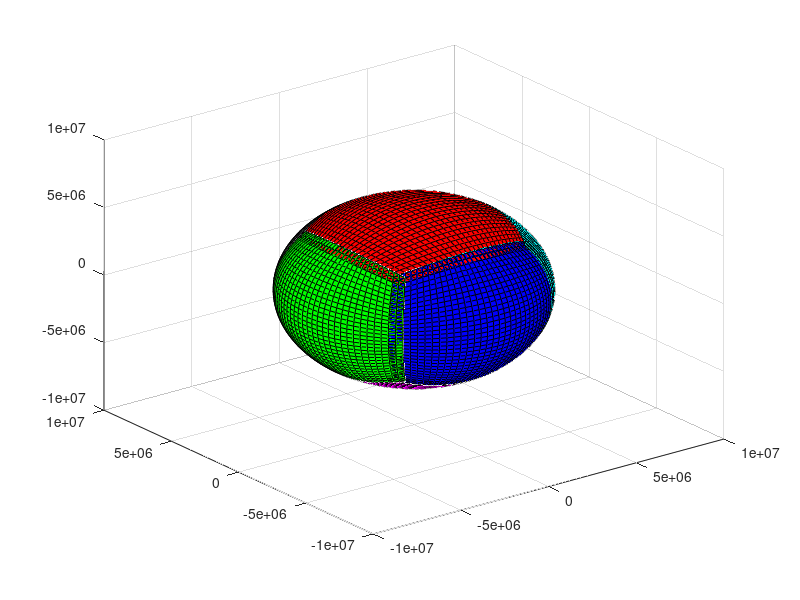

Here is the MATLAB script that generated this plot:
clc
clear

ndx       = 31;
dlambda   = 3;
dtheta    = 3;

projection= 'Equiangular'; % Choose from 'Equidistant' or 'Equiangular'

R         = 6371229.0;
d2r       = pi/180;

dlambda   = dlambda*d2r;
dtheta    = dtheta *d2r;

a         = R/sqrt(3); % Length of the cubic edges

if strcmp(projection,'Equidistant')
    % Equidistant
    dx        = 2 * a / ndx;
    x         = -a:dx:a;
    y         = x;
elseif strcmp(projection,'Equiangular')
    % Equiangular
    lambda      = -pi/4-dlambda:dlambda:pi/4+dlambda;
    theta       = -pi/4-dtheta :dtheta :pi/4+dtheta;
    x           = a*tan(lambda);
    y           = a*tan(theta );
end

nx        = size(x,2);
ny        = size(y,2);
a_matrix  = ones(nx,ny)*a;

x         = repmat(x,ny,1);
y         = repmat(y,nx,1)';

r         = sqrt(a_matrix.^2 + x.^2 + y.^2);

cart_coord(1,:,:) = R./r.*a_matrix;
cart_coord(2,:,:) = R./r.*x;
cart_coord(3,:,:) = R./r.*y;

% face 1
X1         = squeeze(cart_coord(1,:,:));
Y1         = squeeze(cart_coord(2,:,:));
Z1         = squeeze(cart_coord(3,:,:));

xx1      = a*Y1./X1;
yy1      = a*Z1./X1;

ghost_X1l = X1(:,1);
ghost_Y1l = Y1(:,1);
ghost_Z1l = Z1(:,1);
ghost_X1r = X1(:,end);
ghost_Y1r = Y1(:,end);
ghost_Z1r = Z1(:,end);
ghost_X1t = X1(end,:);
ghost_Y1t = Y1(end,:);
ghost_Z1t = Z1(end,:);
ghost_X1b = X1(1,:);
ghost_Y1b = Y1(1,:);
ghost_Z1b = Z1(1,:);

ghost_x14 = -a*ghost_X1l./ghost_Y1l;
ghost_y14 = -a*ghost_Z1l./ghost_Y1l;
ghost_x12 = -a*ghost_X1r./ghost_Y1r;
ghost_y12 = a*ghost_Z1r./ghost_Y1r;
ghost_x15 = a*ghost_Y1t./ghost_Z1t;
ghost_y15 = -a*ghost_X1t./ghost_Z1t;
ghost_x16 = -a*ghost_Y1b./ghost_Z1b;
ghost_y16 = -a*ghost_X1b./ghost_Z1b;

inverse_lambda14 = atan(ghost_x14/a);
inverse_theta14  = atan(ghost_y14/a);

% plot(ghost_x14./xx4(:,end))
% plot(ghost_y14./yy4(:,end))

% plot3(X,Y,Z,'.','Color','b');
surf(X1,Y1,Z1,'EdgeColor','k','FaceColor','c')
hold on

% face 2
X2         = -squeeze(cart_coord(2,:,:));
Y2         = squeeze(cart_coord(1,:,:));
Z2         = squeeze(cart_coord(3,:,:));

xx2      = -a*X2./Y2;
yy2      = a*Z2./Y2;

% plot3(X,Y,Z,'.','Color','r');
surf(X2,Y2,Z2,'EdgeColor','k','FaceColor','w')
hold on

% face 3
X3         = -squeeze(cart_coord(1,:,:));
Y3         = -squeeze(cart_coord(2,:,:));
Z3         = squeeze(cart_coord(3,:,:));

xx3      = a*Y3./X3;
yy3      = -a*Z3./X3;

% plot3(X,Y,Z,'.','Color','k');
surf(X3,Y3,Z3,'EdgeColor','k','FaceColor','g')
hold on

% face 4
X4         = squeeze(cart_coord(2,:,:));
Y4         = -squeeze(cart_coord(1,:,:));
Z4         = squeeze(cart_coord(3,:,:));

xx4      = -a*X4./Y4;
yy4      = -a*Z4./Y4;

% plot3(X,Y,Z,'.','Color','c');
surf(X4,Y4,Z4,'EdgeColor','k','FaceColor','b')
hold on

% face 5
X5         = -squeeze(cart_coord(3,:,:));
Y5         = squeeze(cart_coord(2,:,:));
Z5         = squeeze(cart_coord(1,:,:));

xx5      = a*Y5./Z5;
yy5      = -a*X5./Z5;

% plot3(X,Y,Z,'.','Color','g');
surf(X5,Y5,Z5,'EdgeColor','k','FaceColor','r')
hold on

% face 6
X6         = squeeze(cart_coord(3,:,:));
Y6         = squeeze(cart_coord(2,:,:));
Z6         = -squeeze(cart_coord(1,:,:));

xx6      = -a*Y6./Z6;
yy6      = -a*X6./Z6;

% plot3(X,Y,Z,'.','Color','m');
surf(X6,Y6,Z6,'EdgeColor','k','FaceColor','m')
hold on


print('-dpng','-opengl','-r300',['MCV_grid','.png']);